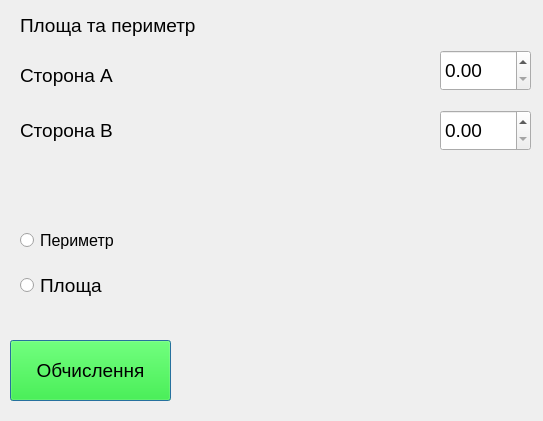
<?xml version="1.0" encoding="UTF-8"?>
<ui version="4.0">
 <class>square</class>
 <widget class="QDialog" name="square">
  <property name="geometry">
   <rect>
    <x>0</x>
    <y>0</y>
    <width>543</width>
    <height>421</height>
   </rect>
  </property>
  <property name="windowTitle">
   <string>Task2</string>
  </property>
  <widget class="QPushButton" name="calcBtn">
   <property name="geometry">
    <rect>
     <x>10</x>
     <y>340</y>
     <width>161</width>
     <height>61</height>
    </rect>
   </property>
   <property name="font">
    <font>
     <pointsize>14</pointsize>
    </font>
   </property>
   <property name="styleSheet">
    <string notr="true">background-color:rgb(0, 255, 0);
color:rgb(0, 0, 0);</string>
   </property>
   <property name="text">
    <string>Обчислення</string>
   </property>
  </widget>
  <widget class="QDoubleSpinBox" name="sideA">
   <property name="geometry">
    <rect>
     <x>440</x>
     <y>110</y>
     <width>91</width>
     <height>41</height>
    </rect>
   </property>
   <property name="font">
    <font>
     <pointsize>14</pointsize>
    </font>
   </property>
  </widget>
  <widget class="QDoubleSpinBox" name="sideB">
   <property name="geometry">
    <rect>
     <x>440</x>
     <y>50</y>
     <width>91</width>
     <height>41</height>
    </rect>
   </property>
   <property name="font">
    <font>
     <pointsize>14</pointsize>
    </font>
   </property>
  </widget>
  <widget class="QLabel" name="label">
   <property name="geometry">
    <rect>
     <x>20</x>
     <y>60</y>
     <width>101</width>
     <height>31</height>
    </rect>
   </property>
   <property name="font">
    <font>
     <pointsize>14</pointsize>
    </font>
   </property>
   <property name="text">
    <string>Сторона А</string>
   </property>
  </widget>
  <widget class="QLabel" name="label_2">
   <property name="geometry">
    <rect>
     <x>20</x>
     <y>110</y>
     <width>101</width>
     <height>41</height>
    </rect>
   </property>
   <property name="font">
    <font>
     <pointsize>14</pointsize>
    </font>
   </property>
   <property name="text">
    <string>Сторона B</string>
   </property>
  </widget>
  <widget class="QLabel" name="label_3">
   <property name="geometry">
    <rect>
     <x>20</x>
     <y>0</y>
     <width>181</width>
     <height>51</height>
    </rect>
   </property>
   <property name="font">
    <font>
     <pointsize>14</pointsize>
    </font>
   </property>
   <property name="text">
    <string>Площа та периметр</string>
   </property>
  </widget>
  <widget class="QRadioButton" name="sqrBtn">
   <property name="geometry">
    <rect>
     <x>20</x>
     <y>270</y>
     <width>101</width>
     <height>31</height>
    </rect>
   </property>
   <property name="font">
    <font>
     <pointsize>14</pointsize>
    </font>
   </property>
   <property name="text">
    <string>Площа</string>
   </property>
  </widget>
  <widget class="QRadioButton" name="perimBtn">
   <property name="geometry">
    <rect>
     <x>20</x>
     <y>220</y>
     <width>121</width>
     <height>41</height>
    </rect>
   </property>
   <property name="font">
    <font>
     <pointsize>12</pointsize>
    </font>
   </property>
   <property name="text">
    <string>Периметр</string>
   </property>
  </widget>
 </widget>
 <resources/>
 <connections/>
</ui>
